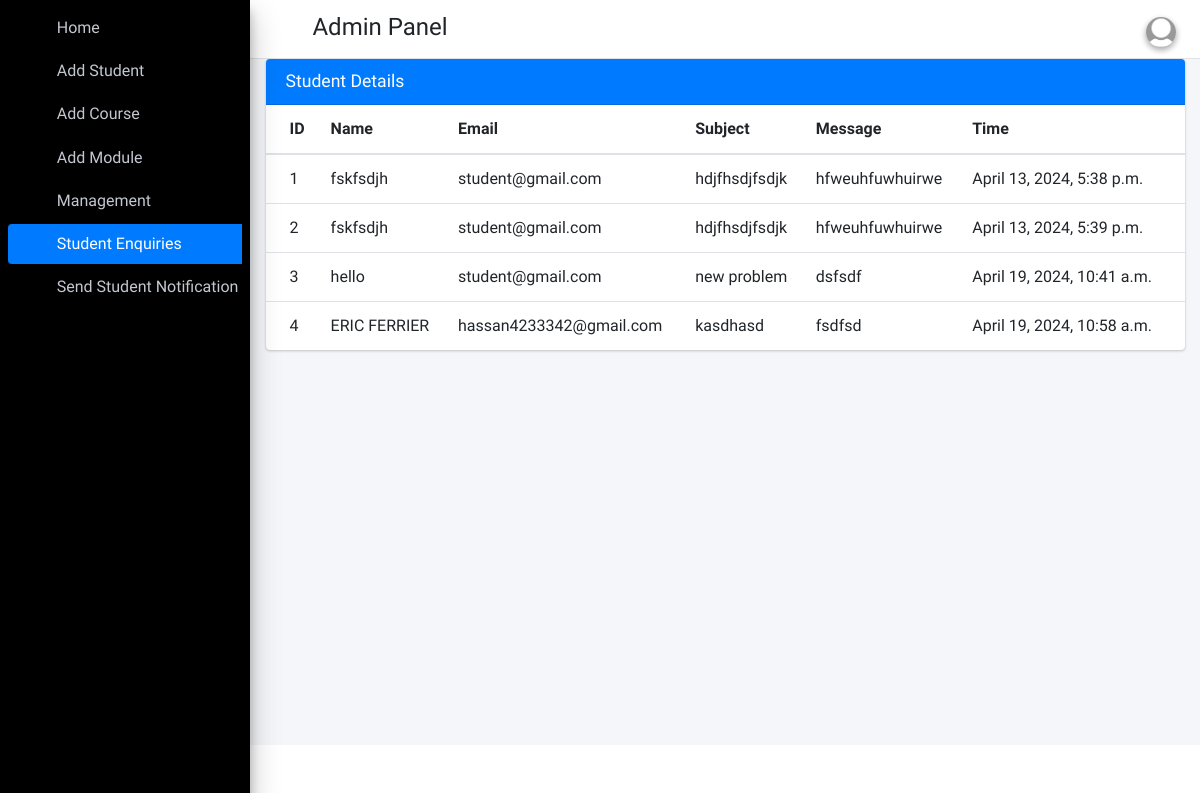
Page /student_enquiries (signed in) on the committed database.
### student_app/models.py (models this page shows)
class ContactMessage(models.Model):
    id = models.AutoField(primary_key=True)
    student = models.ForeignKey(Students, on_delete=models.CASCADE)
    name = models.CharField(max_length=100)
    email = models.EmailField()
    subject = models.CharField(max_length=200)
    message = models.TextField()
    created_at = models.DateTimeField(auto_now_add=True)

### student_app/AdminViews.py (the view)
# urls.py: path('student_enquiries', AdminViews.student_enquiries,name="student_enquiries"),
def student_enquiries(request):
    enquiries=ContactMessage.objects.all()
    return render(request,"Admin_template/student_enquiries_template.html",{"enquiries":enquiries})

### student_app/templates/Admin_template/student_enquiries_template.html (shortened to what this page needs)
{% extends 'Admin_template/base_template.html' %}
{% block main_content %}
    <section class="content">
        <div class="container-fluid">
            <div class="row">
           <div class="col-12">
             <div class="card card-primary">
               <div class="card-header">
                 <h3 class="card-title">Student Details</h3>
               </div>
               <div class="card-body table-responsive p-0">
                 <table class="table table-hover text-nowrap">
                   <thead>
                     <tr>
                       <th>ID</th>
                       <th>Name</th>
                       <th>Email</th>
                       <th>Subject</th>
                       <th>Message</th>
                       <th>Time</th>
                     </tr>
                   </thead>
                   <tbody>
                   {% for enquirie in enquiries %}
                     <tr>
                       <td>{{ enquirie.id }}</td>
                       <td>{{ enquirie.name }}</td>
                       <td>{{ enquirie.email }}</td>
                       <td>{{ enquirie.subject }}</td>
                       <td>{{ enquirie.message }}</td>
                       <td>{{ enquirie.created_at }}</td>
                     </tr>
                   {% endfor %}
                   </tbody>
                 </table>
               </div>
             </div>
           </div>
         </div>
       </div>
    </section>
{% endblock main_content %}

### rows in the picture
ContactMessage: id "1", name "fskfsdjh", email "student@gmail.com", subject "hdjfhsdjfsdjk", message "hfweuhfuwhuirwe", created_at "April 13, 2024, 5:38 p.m."
ContactMessage: id "2", name "fskfsdjh", email "student@gmail.com", subject "hdjfhsdjfsdjk", message "hfweuhfuwhuirwe", created_at "April 13, 2024, 5:39 p.m."
ContactMessage: id "3", name "hello", email "student@gmail.com", subject "new problem", message "dsfsdf", created_at "April 19, 2024, 10:41 a.m."
ContactMessage: id "4", name "ERIC FERRIER", email "hassan4233342@gmail.com", subject "kasdhasd", message "fsdfsd", created_at "April 19, 2024, 10:58 a.m."
